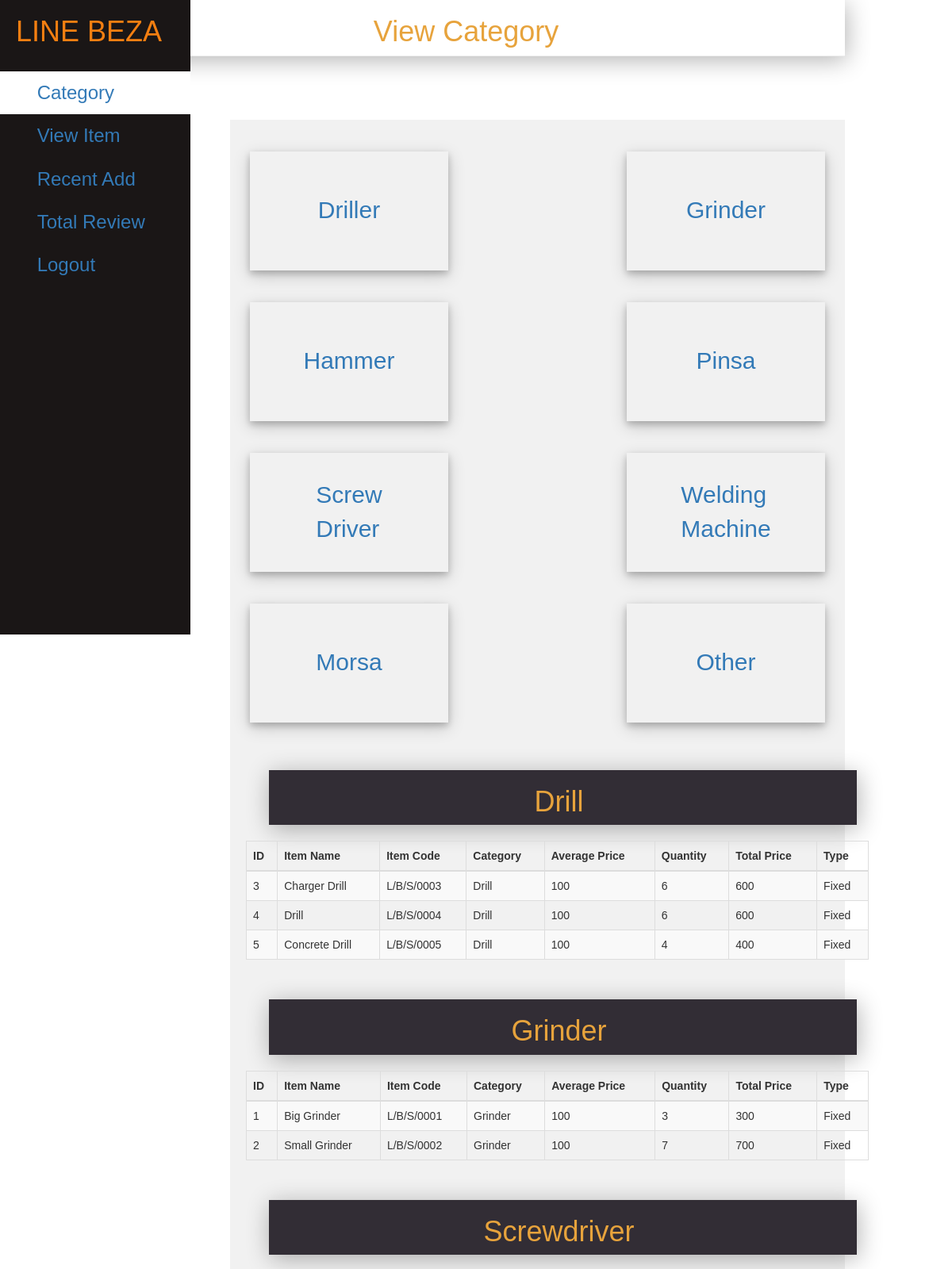
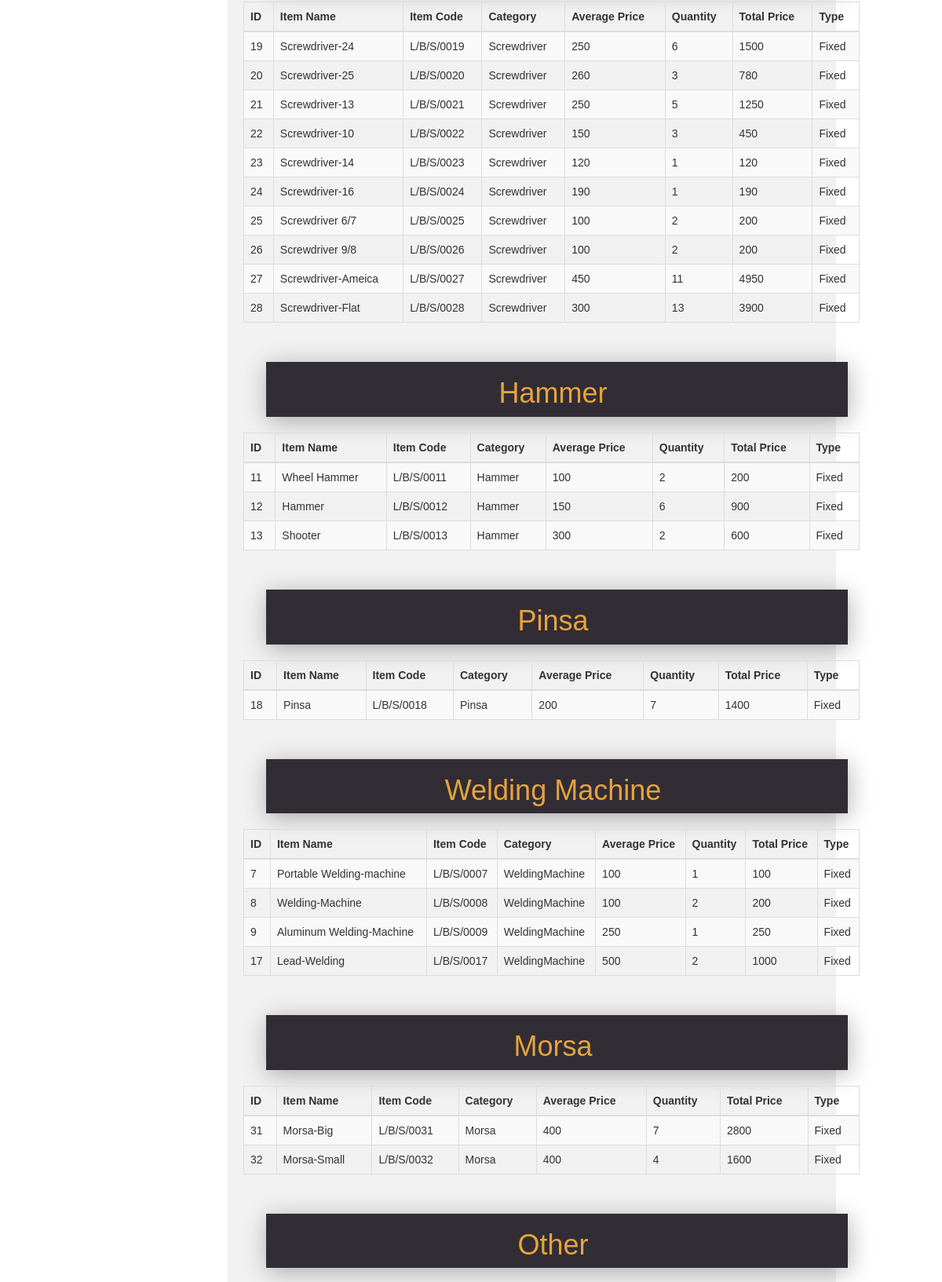
Page /Admin/category.php (signed in, upper part) on the committed database (2 pictures, top to bottom).
### tables this page shows
CREATE TABLE `asset` (
  `id` int(30) NOT NULL,
  `Name` varchar(100) NOT NULL,
  `Code` varchar(100) NOT NULL,
  `Category` varchar(100) NOT NULL,
  `Date` date NOT NULL,
  `Unit_Price` varchar(100) NOT NULL,
  `Quantity` int(100) NOT NULL,
  `Total_price` varchar(100) NOT NULL,
  `Type` varchar(100) NOT NULL
);

### Admin/category.php (the view, shortened to what this page needs)
<?php
	if(strlen($_SESSION['username'])==0)
    {
	header('location:login.php');
	}
	else{
?>
<!DOCTYPE html>
<html>
<head>
	<link rel="stylesheet" href="dashboard.css">
	<link rel="stylesheet" href="dashboards.css">
	<link rel="stylesheet" type="text/css" href="bootstrap/css/bootstrap.min.css">
	<link rel="stylesheet" type="text/css" href="datatable/dataTable.bootstrap.min.css">
</head>
<body>
   <div class="side-menu" style="margin-left:0 !important">
        <div class="logo">
            <h1 style="color:rgb(245, 127, 17);   height: 10vh; display: flex;  margin: 10px auto 0px 10px;" >LINE BEZA</h1>
        </div>
        <ul>
		    <li style="background-color:white"><a href="#"><img src="category.png" alt="">&nbsp;<span>Category</span></a> </li>
            <li> <a href="view.php"><img src="view.png" alt="">&nbsp;<span>View Item</span></a> </li>
            <li><a href="recent.php"><img src="request.png" alt="">&nbsp;<span>Recent Add</span> </a></li>
			<li><a href="total.php"><img src="request.png" alt="">&nbsp;<span>Total Review</span> </a></li>
            <li><a href="logout.php"><img src="logout.png" alt="">&nbsp;<span>Logout</span> </a></li>
        </ul>
    </div>
<div class="container">
   <h1 style="color: #e7a33c;" class="page-header text-center">View Category</h1>
   <div class="content" style="margin-left:170px !important">
            <div class="cards">
                <div class="card">
                    <div class="box">
                        <a style="font-size:30px" href="#drill">Driller</a>
                    </div>
                </div>
                <div class="card">
                    <div class="box">
                        <a style="font-size:30px" href="#grinder">Grinder</a>
                    </div>
                </div>
                <div class="card">
                    <div class="box">
                        <a style="font-size:30px" href="#Hammer">Hammer</a>
                    </div>
                </div>
                <div class="card">
                    <div class="box">
                        <a style="font-size:30px" href="#pinsa">Pinsa</a>
                    </div>
                </div>
				<div class="card">
                    <div class="box">
                        <a style="font-size:30px" href="#screwdriver">Screw <br> Driver</a>
                    </div>
                </div>
                <div class="card">
                    <div class="box">
                        <a style="font-size:30px" href="#weldingmachine">Welding <br>Machine</a>
                    </div>
                </div>
                <div class="card">
                    <div class="box">
                        <a style="font-size:30px" href="#morsa">Morsa</a>
                    </div>
                </div>
                <div class="card">
                    <div class="box">
                        <a style="font-size:30px" href="#other">Other</a>
                    </div>
                </div>
            </div>
	<div style="left:0 !important" class="row">
		<div class="col-sm-8 col-sm-offset-2">
        </div>
			<h1 class="head" align="center">Drill</h1>
			<div class="row" id="drill">
				<table id="" class="table table-bordered table-striped">
					<thead>
						<tr>
							<th>ID</th>
							<th>Item Name</th>
							<th>Item Code</th>
							<th>Category</th>
							<th>Average Price</th>
							<th>Quantity</th>
							<th>Total Price</th>
							<th>Type</th>
					    </tr>
					</thead>
					<tbody>
						<?php
							include_once('connection.php');
							$sql = "SELECT * FROM asset where Category='Drill'";
							$query = mysqli_query($con,$sql);
							while($row = mysqli_fetch_assoc($query)){
								echo
								"<tr>
									<td>".$row['id']."</td>
									<td>".$row['Name']."</td>
									<td>".$row['Code']."</td>
									<td>".$row['Category']."</td>
									<td>".$row['Unit_Price']."</td>
									<td>".$row['Quantity']."</td>
									<td>".($row['Unit_Price'] * $row['Quantity'])."</td>
									<td>".$row['Type']."</td>
								</tr>";
							}
						?>
					</tbody>
				</table>
			</div>
			<h1 class="head" align="center">Grinder</h1>
			<div class="row" id="grinder">
				<table id="" class="table table-bordered table-striped">
					<thead>
						<tr>
							<th>ID</th>
							<th>Item Name</th>
							<th>Item Code</th>
							<th>Category</th>
							<th>Average Price</th>
							<th>Quantity</th>
							<th>Total Price</th>
							<th>Type</th>
					    </tr>
					</thead>
					<tbody>
						<?php
							include_once('connection.php');
							$sql = "SELECT * FROM asset where Category='Grinder'";
							$query = mysqli_query($con,$sql);
							while($row = mysqli_fetch_assoc($query)){
								echo
								"<tr>
									<td>".$row['id']."</td>
									<td>".$row['Name']."</td>
									<td>".$row['Code']."</td>
									<td>".$row['Category']."</td>
									<td>".$row['Unit_Price']."</td>
									<td>".$row['Quantity']."</td>
									<td>".($row['Unit_Price'] * $row['Quantity'])."</td>
									<td>".$row['Type']."</td>
								</tr>";
							}
						?>
					</tbody>
				</table>
			</div>
			<h1 class="head" align="center">Screwdriver</h1>
			<div class="row" id="screwdriver">
				<table id="" class="table table-bordered table-striped">
					<thead>
						<tr>
							<th>ID</th>
							<th>Item Name</th>
							<th>Item Code</th>
							<th>Category</th>
							<th>Average Price</th>
							<th>Quantity</th>
							<th>Total Price</th>
							<th>Type</th>
					    </tr>
					</thead>
					<tbody>
						<?php
							include_once('connection.php');
							$sql = "SELECT * FROM asset where Category='Screwdriver'";
							$query = mysqli_query($con,$sql);
							while($row = mysqli_fetch_assoc($query)){
								echo
								"<tr>
									<td>".$row['id']."</td>
									<td>".$row['Name']."</td>
									<td>".$row['Code']."</td>
									<td>".$row['Category']."</td>
									<td>".$row['Unit_Price']."</td>
									<td>".$row['Quantity']."</td>
									<td>".($row['Unit_Price'] * $row['Quantity'])."</td>
									<td>".$row['Type']."</td>
								</tr>";
							}
						?>
					</tbody>
				</table>
			</div>
			<h1 class="head" align="center">Hammer</h1>
			<div class="row" id="Hammer">
				<table id="" class="table table-bordered table-striped">
					<thead>
						<tr>
							<th>ID</th>
							<th>Item Name</th>
							<th>Item Code</th>
							<th>Category</th>
							<th>Average Price</th>
							<th>Quantity</th>
							<th>Total Price</th>
							<th>Type</th>
					    </tr>
					</thead>
					<tbody>
						<?php
							include_once('connection.php');
							$sql = "SELECT * FROM asset where Category='Hammer'";
							$query = mysqli_query($con,$sql);
							while($row = mysqli_fetch_assoc($query)){
								echo
								"<tr>
									<td>".$row['id']."</td>
									<td>".$row['Name']."</td>
									<td>".$row['Code']."</td>
									<td>".$row['Category']."</td>
									<td>".$row['Unit_Price']."</td>
									<td>".$row['Quantity']."</td>
									<td>".($row['Unit_Price'] * $row['Quantity'])."</td>
									<td>".$row['Type']."</td>
								</tr>";
							}
						?>
					</tbody>
				</table>
			</div>
			<h1 class="head" align="center">Pinsa</h1>
			<div class="row" id="pinsa">
				<table id="" class="table table-bordered table-striped">
					<thead>
						<tr>
							<th>ID</th>
							<th>Item Name</th>
							<th>Item Code</th>
							<th>Category</th>
							<th>Average Price</th>
							<th>Quantity</th>
							<th>Total Price</th>
							<th>Type</th>
					    </tr>
					</thead>
					<tbody>
						<?php
							include_once('connection.php');
							$sql = "SELECT * FROM asset where Category='Pinsa'";
							$query = mysqli_query($con,$sql);
							while($row = mysqli_fetch_assoc($query)){
								echo
								"<tr>
									<td>".$row['id']."</td>
									<td>".$row['Name']."</td>
									<td>".$row['Code']."</td>
									<td>".$row['Category']."</td>
									<td>".$row['Unit_Price']."</td>
									<td>".$row['Quantity']."</td>
									<td>".($row['Unit_Price'] * $row['Quantity'])."</td>
									<td>".$row['Type']."</td>
								</tr>";
							}
						?>
					</tbody>
				</table>
			</div>
			<h1 class="head" align="center">Welding Machine</h1>
			<div class="row" id="weldingmachine">
				<table id="" class="table table-bordered table-striped">
					<thead>
						<tr>
							<th>ID</th>
							<th>Item Name</th>
							<th>Item Code</th>
							<th>Category</th>
							<th>Average Price</th>
							<th>Quantity</th>
							<th>Total Price</th>
							<th>Type</th>
					    </tr>
					</thead>
					<tbody>
						<?php
							include_once('connection.php');
							$sql = "SELECT * FROM asset where Category='WeldingMachine'";
							$query = mysqli_query($con,$sql);
							while($row = mysqli_fetch_assoc($query)){
								echo
								"<tr>
									<td>".$row['id']."</td>
									<td>".$row['Name']."</td>
									<td>".$row['Code']."</td>
									<td>".$row['Category']."</td>
									<td>".$row['Unit_Price']."</td>
									<td>".$row['Quantity']."</td>
									<td>".($row['Unit_Price'] * $row['Quantity'])."</td>
									<td>".$row['Type']."</td>
								</tr>";
							}
						?>
					</tbody>
				</table>
			</div>
			<h1 class="head" align="center">Morsa</h1>
			<div class="row" id="morsa">
				<table id="" class="table table-bordered table-striped">
					<thead>
						<tr>
							<th>ID</th>
							<th>Item Name</th>
							<th>Item Code</th>
							<th>Category</th>
							<th>Average Price</th>
							<th>Quantity</th>
							<th>Total Price</th>
							<th>Type</th>
					    </tr>
					</thead>
					<tbody>
						<?php
							include_once('connection.php');
							$sql = "SELECT * FROM asset where Category='Morsa'";
							$query = mysqli_query($con,$sql);
							while($row = mysqli_fetch_assoc($query)){
								echo
								"<tr>
									<td>".$row['id']."</td>
									<td>".$row['Name']."</td>
									<td>".$row['Code']."</td>
									<td>".$row['Category']."</td>
									<td>".$row['Unit_Price']."</td>
									<td>".$row['Quantity']."</td>
									<td>".($row['Unit_Price'] * $row['Quantity'])."</td>
									<td>".$row['Type']."</td>
								</tr>";
							}
						?>
					</tbody>
				</table>
			</div>
			<h1 class="head" align="center">Other</h1>
						<?php
						}
						?>
		</div>
	</div>
</div>
</body>
</html>

### Admin/dashboard.css (style rules this page uses)
* { margin: 0; padding: 0; box-sizing: border-box; font-family: 'Poppins', sans-serif; }
a { text-decoration: none; color: #1105fb; }
li { list-style: none; }
h1 { color: rgb(245, 127, 17); }
table { padding: 10px; }
th, td { text-align: left; padding: 8px; }
.side-menu { position: fixed; background: #1a1616; width: 20vw; min-height: 100vh; display: flex; flex-direction: column; margin-left: 10px; }
.side-menu .logo { height: 10vh; display: flex; margin: 10px auto 0px 10px; }
.side-menu li { font-size: 24px; padding: 10px 40px; color: white; display: flex; align-items: center; text-decoration: none; }

### Admin/dashboards.css (style rules this page uses)
.content { position: relative; margin-top: 10vh; min-height: 90vh; background: #f1f1f1; }
.content .cards { padding: 20px 15px; display: flex; align-items: center; justify-content: space-between; flex-wrap: wrap; }
.content .cards .card { width: 250px; height: 150px; background: #1a1616 color: #f05462; margin: 20px 10px; display: flex; align-items: center; justify-content: space-around; box-shadow: 0 4px 8px 0 rgba(0, 0, 0, 0.2), 0 6px 20px 0 rgba(0, 0, 0, 0.19); }

### Admin/category.php (style rules this page uses)
.logo { left:0px; }
.container { padding-left:0px !important; width:80% !important; }
.container h1 { color: #e7a33c; padding: 20px 10px 10px 0; margin-left:5%; box-shadow: 2px 5px 30px rgba(0,0,0,0.3); margin-bottom:20px; }
.head { background-color:#322d35; }
.page-header { top:0 !important; margin: 0 0 20px !important; }
.row { margin-bottom:30px !important; margin-left:10px !important; }
a { text-decoration:none !important; }

### rows in the picture
asset: id "3", Name "Charger Drill", Code "L/B/S/0003", Category "Drill", Unit_Price "100", Quantity "6", $row['Unit_Price'] * $row['Quantity'] "600", Type "Fixed"
asset: id "4", Name "Drill", Code "L/B/S/0004", Category "Drill", Unit_Price "100", Quantity "6", $row['Unit_Price'] * $row['Quantity'] "600", Type "Fixed"
asset: id "5", Name "Concrete Drill", Code "L/B/S/0005", Category "Drill", Unit_Price "100", Quantity "4", $row['Unit_Price'] * $row['Quantity'] "400", Type "Fixed"
asset: id "1", Name "Big Grinder", Code "L/B/S/0001", Category "Grinder", Unit_Price "100", Quantity "3", $row['Unit_Price'] * $row['Quantity'] "300", Type "Fixed"
asset: id "2", Name "Small Grinder", Code "L/B/S/0002", Category "Grinder", Unit_Price "100", Quantity "7", $row['Unit_Price'] * $row['Quantity'] "700", Type "Fixed"
asset: id "19", Name "Screwdriver-24", Code "L/B/S/0019", Category "Screwdriver", Unit_Price "250", Quantity "6", $row['Unit_Price'] * $row['Quantity'] "1500", Type "Fixed"
asset: id "20", Name "Screwdriver-25", Code "L/B/S/0020", Category "Screwdriver", Unit_Price "260", Quantity "3", $row['Unit_Price'] * $row['Quantity'] "780", Type "Fixed"
asset: id "21", Name "Screwdriver-13", Code "L/B/S/0021", Category "Screwdriver", Unit_Price "250", Quantity "5", $row['Unit_Price'] * $row['Quantity'] "1250", Type "Fixed"
asset: id "22", Name "Screwdriver-10", Code "L/B/S/0022", Category "Screwdriver", Unit_Price "150", Quantity "3", $row['Unit_Price'] * $row['Quantity'] "450", Type "Fixed"
asset: id "23", Name "Screwdriver-14", Code "L/B/S/0023", Category "Screwdriver", Unit_Price "120", Quantity "1", $row['Unit_Price']*$row['Quantity'] "120", Type "Fixed"
asset: id "24", Name "Screwdriver-16", Code "L/B/S/0024", Category "Screwdriver", Unit_Price "190", Quantity "1", $row['Unit_Price']*$row['Quantity'] "190", Type "Fixed"
asset: id "25", Name "Screwdriver 6/7", Code "L/B/S/0025", Category "Screwdriver", Unit_Price "100", Quantity "2", $row['Unit_Price'] * $row['Quantity'] "200", Type "Fixed"
asset: id "26", Name "Screwdriver 9/8", Code "L/B/S/0026", Category "Screwdriver", Unit_Price "100", Quantity "2", $row['Unit_Price'] * $row['Quantity'] "200", Type "Fixed"
asset: id "27", Name "Screwdriver-Ameica", Code "L/B/S/0027", Category "Screwdriver", Unit_Price "450", Quantity "11", $row['Unit_Price'] * $row['Quantity'] "4950", Type "Fixed"
asset: id "28", Name "Screwdriver-Flat", Code "L/B/S/0028", Category "Screwdriver", Unit_Price "300", Quantity "13", $row['Unit_Price'] * $row['Quantity'] "3900", Type "Fixed"
asset: id "11", Name "Wheel Hammer", Code "L/B/S/0011", Category "Hammer", Unit_Price "100", Quantity "2", $row['Unit_Price'] * $row['Quantity'] "200", Type "Fixed"
asset: id "12", Name "Hammer", Code "L/B/S/0012", Category "Hammer", Unit_Price "150", Quantity "6", $row['Unit_Price'] * $row['Quantity'] "900", Type "Fixed"
asset: id "13", Name "Shooter", Code "L/B/S/0013", Category "Hammer", Unit_Price "300", Quantity "2", $row['Unit_Price'] * $row['Quantity'] "600", Type "Fixed"
asset: id "18", Name "Pinsa", Code "L/B/S/0018", Category "Pinsa", Unit_Price "200", Quantity "7", $row['Unit_Price'] * $row['Quantity'] "1400", Type "Fixed"
asset: id "7", Name "Portable Welding-machine", Code "L/B/S/0007", Category "WeldingMachine", Unit_Price "100", Quantity "1", $row['Unit_Price'] * $row['Quantity'] "100", Type "Fixed"
asset: id "8", Name "Welding-Machine", Code "L/B/S/0008", Category "WeldingMachine", Unit_Price "100", Quantity "2", $row['Unit_Price'] * $row['Quantity'] "200", Type "Fixed"
asset: id "9", Name "Aluminum Welding-Machine", Code "L/B/S/0009", Category "WeldingMachine", Unit_Price "250", Quantity "1", $row['Unit_Price']*$row['Quantity'] "250", Type "Fixed"
asset: id "17", Name "Lead-Welding", Code "L/B/S/0017", Category "WeldingMachine", Unit_Price "500", Quantity "2", $row['Unit_Price'] * $row['Quantity'] "1000", Type "Fixed"
asset: id "31", Name "Morsa-Big", Code "L/B/S/0031", Category "Morsa", Unit_Price "400", Quantity "7", $row['Unit_Price'] * $row['Quantity'] "2800", Type "Fixed"
asset: id "32", Name "Morsa-Small", Code "L/B/S/0032", Category "Morsa", Unit_Price "400", Quantity "4", $row['Unit_Price'] * $row['Quantity'] "1600", Type "Fixed"
